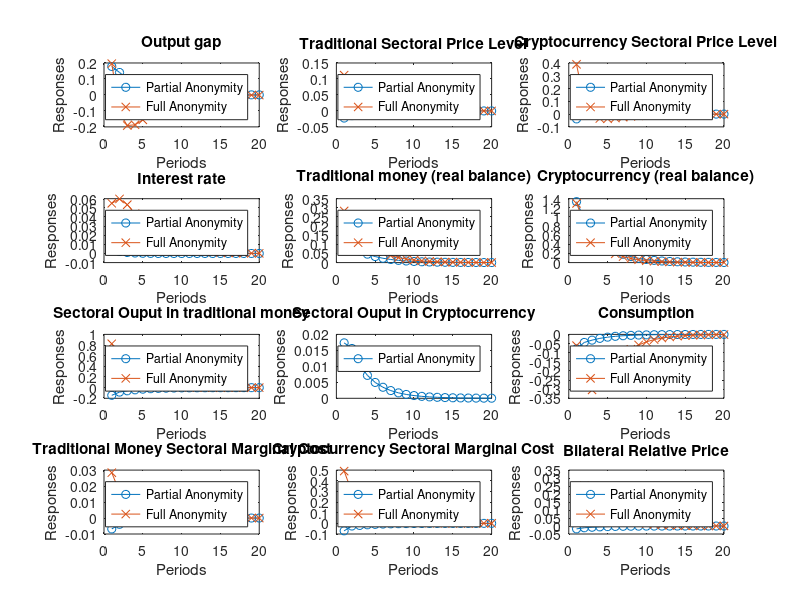

Source code (MATLAB): (Note: this script raises an error after producing the figure.)
x = 1:20;

% Data for Output gap
y_gap=[0.178169214211967,0.140619532667197,0.101046718937140,0.0733715591622669,0.0531641922180688,0.0384706337691588,0.0277948341618949,0.0200530710922052,0.0144499434765465,0.0104019725357547,0.00748203883850349,0.00537845712659383,0.00386450834501988,0.00277575900848355,0.00199324554597580,0.00143107436188529,0.00102732748638173,0.000737424755676037,0.000529298538070248,0.000379897468962243]';
z_gap=[0.195891529925213,-0.112721116692010,-0.191629850723005,-0.186745258705949,-0.155860717385688,-0.121250010600218,-0.0907240463683379,-0.0662641211462128,-0.0476256727665943,-0.0338462820168230,-0.0238588444615414,-0.0167181592158620,-0.0116624995758956,-0.00810856866508767,-0.00562350732096453,-0.00389271367249136,-0.00269082344225493,-0.00185806594206165,-0.00128202955825232,-0.000884066425355254]';

% Data for Traditional sectoral Price level
y_inflation_m=[-0.0223600743916441,-0.0147535626568528,-0.0103503023034112,-0.00722683027688946,-0.00506865084526935,-0.00356903944269209,-0.00252287701580516,-0.00178948555691931,-0.00127293970086763,-0.000907595018709020,-0.000648276365817539,-0.000463685997855064,-0.000331994169033844,-0.000237880795633198,-0.000170537106935525,-0.000122303927278852,-8.77351771705813e-05,-6.29481458550227e-05,-4.51692160550618e-05,-3.24141752189517e-05]';
z_inflation_m=[0.112065392955780,0.0717141759700039,0.0429406855755059,0.0248120566458084,0.0140644129346902,0.00790292824207314,0.00443611824156726,0.00250320172966280,0.00142761381681300,0.000826677863320576,0.000487777797007339,0.000293940533072503,0.000181051349417925,0.000113913375829113,7.30785906524592e-05,4.76789871422042e-05,3.15446051426680e-05,2.11030382642519e-05,1.42387720968940e-05,9.66872360338288e-06]';

% Data for Cryptocurrency sectoral price level
y_inflation_c=[-0.0376100209182138,-0.00776094080025950,-0.00765039652170207,-0.00548166138655271,-0.00394918237562653,-0.00280749497600099,-0.00198764887625133,-0.00140572658459667,-0.000995007981156026,-0.000705507249987914,-0.000501253700475767,-0.000356845764020467,-0.000254495924278850,-0.000181776742641813,-0.000129995581131835,-9.30544344652156e-05,-6.66600042176290e-05,-4.77785233269781e-05,-3.42590589388233e-05,-2.45722185639083e-05]';
z_inflation_c=[0.389392965812215,0.0908808467366195,-0.00778389399984191,-0.0344664231510099,-0.0363910081247083,-0.0308662253321669,-0.0240564125932854,-0.0179742014193674,-0.0131070835787975,-0.00941110029876978,-0.00668622221460067,-0.00471435102628375,-0.00330532850009935,-0.00230756209956424,-0.00160572990323170,-0.00111454823788444,-0.000772117287070631,-0.000534096814591545,-0.000369028713852083,-0.000254754249041757]';

% Data for Bilateral Relative Price
y_s=[-0.0178949329017162,-0.0110468675071560,-0.00775481079814393,-0.00535873607223259,-0.00372176458663052,-0.00259630765161851,-0.00182032760557622,-0.00128237611196944,-0.000907219117309169,-0.000644082633689178,-0.000458567827220324,-0.000327209362148012,-0.000233870934865995,-0.000167365882618240,-0.000119880940423794,-8.59237695141691e-05,-6.16130417532661e-05,-4.41943727559202e-05,-3.17068071559636e-05,-2.27508938288769e-05]';
z_s=[0.245916982758296,0.250652756359264,0.197612261694194,0.142698150813235,0.0993599090085488,0.0681374106876344,0.0464683886706460,0.0316582103723602,0.0215886128806592,0.0147460281832764,0.0100896255107098,0.00691428237881486,0.00474432711752409,0.00325865762802816,0.00223992856597424,0.00154054468502971,0.00105996380040176,0.000729512167630970,0.000502181068470684,0.000345737461136361]';

% Data for Crypytocurrency real balance
y_cc=[1.33523000505501,0.958677794113404,0.688187349039887,0.493982074178035,0.354561965298068,0.254482202261478,0.182646840274686,0.131087122650360,0.0940813412310537,0.0675218355853847,0.0484599932927771,0.0347793560071836,0.0249608426264836,0.0179141718214719,0.0128568379479569,0.00922723599657815,0.00662230454617790,0.00475276942696606,0.00341102118684828,0.00244806054849736]';
z_cc=[1.29634521548609,0.882736831509076,0.601939947265309,0.411059130593455,0.281096268439103,0.192463996592185,0.131922692994125,0.0905095544531209,0.0621450734636201,0.0426967772569804,0.0293498629571613,0.0201833924359350,0.0138842214035592,0.00955338493428942,0.00657470907627187,0.00452542708112384,0.00311523535211347,0.00214465956725425,0.00147656579157652,0.00101663979560361]';

% Data for Interest rate
y_interest_rate=[0.00385126637866141,0.00209289193313343,0.00104343738807068,0.000485430383097433,0.000199392666763080,6.11536850569303e-05,-2.29435155339400e-07,-2.34650025544711e-05,-2.89314822712798e-05,-2.69337279307081e-05,-2.24270238490292e-05,-1.76242877132055e-05,-1.33900880367434e-05,-9.96257089307070e-06,-7.31415915934220e-06,-5.32372873932109e-06,-3.85346508879057e-06,-2.77933260523133e-06,-2.00012091597302e-06,-1.43739004902167e-06]';
z_interest_rate=[0.0549464920660425,0.0597539739959142,0.0534242645199732,0.0435632388143194,0.0336891601064225,0.0251872628014036,0.0184047216656826,0.0132339544545382,0.00940639489307304,0.00662961397718332,0.00464358528168791,0.00323760152619824,0.00224966229694624,0.00155926778272862,0.00107875003647656,0.000745301501913961,0.000514415296469176,0.000354801146587064,0.000244586827640360,0.000168547552126407]';

% Data for Traditional money (real balance)
y_traditional_balance=[0.123995862370902,0.0894018052119681,0.0642540679006300,0.0461241632280584,0.0330873040296605,0.0237284890827505,0.0170156614692799,0.0122024739581374,0.00875165711948269,0.00627745065856775,0.00450324512662281,0.00323081157706682,0.00231811190049689,0.00166336198384830,0.00119360959755268,0.000856555482797819,0.000614698131489521,0.000441141545582934,0.000316592773117406,0.000227210800079657]';
z_traditional_balance=[0.282930655198392,0.203899349678835,0.147622801301984,0.106606652268701,0.0765608552630277,0.0546333494189608,0.0387456800983597,0.0273262852141609,0.0191809102645574,0.0134099775434257,0.00934474322752763,0.00649468676823986,0.00450433315515407,0.00311871307368768,0.00215650002017315,0.00148963267098428,0.00102817210784605,0.000709234020475413,0.000489005110024332,0.000337043828281247]';

% Data for Output in traditional money sector
y_so_m=[-0.143705532895174,-0.0838250524365889,-0.0594026051582435,-0.0410575457840612,-0.0285360859435480,-0.0199130794507247,-0.0139634031524588,-0.00983708740245981,-0.00695898428630672,-0.00494021046575948,-0.00351701439916762,-0.00250936840897033,-0.00179344031695657,-0.00128337700641844,-0.000919218476547418,-0.000658820900744612,-0.000472406267098945,-0.000338845534936136,-0.000243097962530848,-0.000174430723725952]';
z_so_m=[0.823850892873408,0.619368518405102,0.407111249191000,0.252250460531319,0.152109394542588,0.0908153879558651,0.0542613686601886,0.0326768988841458,0.0199269520336205,0.0123389251927257,0.00776645911755016,0.00496786096844896,0.00322538529203907,0.00212160036839420,0.00141093871528291,0.000946699829497310,0.000639663666547882,0.000434528497342523,0.000296367630273772,0.000202734766111391]';

y_so_c=[0.0173488632202717,0.0155967551278140,0.0103906920250512,0.00717107886603154,0.00495979533612631,0.00345368941384162,0.00241954529772698,0.00170429760526499,0.00120598776947571,0.000856533237443058,0.000610096045815248,0.000435515850361747,0.000311398096837360,0.000222915937145698,0.000159709987266719,0.000114493024882901,8.21111086804436e-05,5.89038198671414e-05,4.22633018728207e-05,3.03273207339378e-05]';

% Data for Consumption
y_consumption=[-0.0792837744489945,-0.0440563294108279,-0.0314852862849257,-0.0217660959240242,-0.0151377334316783,-0.0105663719048982,-0.00741022377238454,-0.00522053339936991,-0.00369299546399376,-0.00262151298447847,-0.00186617022117448,-0.00133141470523750,-0.000951504951439005,-0.000680859828992788,-0.000487647091021765,-0.000349495330493609,-0.000250599316787191,-0.000179745793014826,-0.000128953456769381,-9.25275059419963e-05]';
z_consumption=[-0.0614502450564572,-0.282981404488247,-0.304292892908099,-0.261462882396326,-0.205586277888188,-0.154479290519619,-0.113024830554137,-0.0812926584563510,-0.0577920543367526,-0.0407467762670694,-0.0285561927210051,-0.0199235555952846,-0.0138541923310477,-0.00960956709250719,-0.00665280412222436,-0.00459926103660964,-0.00317620601489845,-0.00219171530612897,-0.00151148421622069,-0.00104192009397951]';

% Data for Marginal Cost in Traditional Money Sector
y_mcm=[-0.00683245831692099,-0.00393784969985733,-0.00279636757318638,-0.00193289103235293,-0.00134363092079277,-0.000937681352986682,-0.000657539442767911,-0.000463232883293957,-0.000327698847804295,-0.000232631160914678,-0.000165610984839189,-0.000118160488360943,-8.44478282113844e-05,-6.04297168121922e-05,-4.32823504976387e-05,-3.10210277499990e-05,-2.22434411238170e-05,-1.59546117635826e-05,-1.14462820197682e-05,-8.21306269148883e-06]';
z_mcm=[0.0284036341334240,0.0162942802977510,0.00819971801890467,0.00353933307358344,0.00112347866109757,2.09453250838418e-06,-0.000435173487337176,-0.000540533783158613,-0.000502610831228321,-0.000415642607155422,-0.000322839044535993,-0.000241385845360208,-0.000176055739205386,-0.000126255296760272,-8.94799277659964e-05,-6.28882232280666e-05,-4.39355384596318e-05,-3.05632227446680e-05,-2.11955892966952e-05,-1.46668104068170e-05]';

% Data for Marginal Cost in Cryptocurrency Sector
y_mcc=[-0.0700606584978618,-0.0249624771433387,-0.0196157005581257,-0.0135903085637378,-0.00951677238071338,-0.00666260727346024,-0.00467853030201286,-0.00329672546260775,-0.00233122696476037,-0.00165378630784420,-0.00117643216144903,-0.000838745574502300,-0.000599052402398409,-0.000428441962586701,-0.000306735395039462,-0.000219767083929117,-0.000157542288076080,-0.000112979251709183,-8.10431960334280e-05,-5.81452190445764e-05]';
z_mcc=[0.490631731375154,0.293479968914629,0.179989715157194,0.112514492787916,0.0714230658999115,0.0459293275968015,0.0298691746861841,0.0196174022653111,0.0129959608166851,0.00867391721205052,0.00582609377107323,0.00393406973495362,0.00266807198355150,0.00181585395529218,0.00123931158264002,0.000847686204762545,0.000580805024149211,0.000398468024928098,0.000273644908381799,0.000188063614073202]';

figure;

subplot(4,3,1);
plot(x, y_gap, '-o', x, z_gap, '-x');
title('Output gap');
xlabel('Periods');
ylabel('Responses');
legend('Partial Anonymity', 'Full Anonymity');

subplot(4,3,2);
plot(x, y_inflation_m, '-o', x, z_inflation_m, '-x');
title('Traditional Sectoral Price Level');
xlabel('Periods');
ylabel('Responses');
legend('Partial Anonymity', 'Full Anonymity');

subplot(4,3,3);
plot(x, y_inflation_c, '-o', x, z_inflation_c, '-x');
title('Cryptocurrency Sectoral Price Level');
xlabel('Periods');
ylabel('Responses');
legend('Partial Anonymity', 'Full Anonymity');

subplot(4,3,4);
plot(x, y_interest_rate, '-o', x, z_interest_rate, '-x');
title('Interest rate');
xlabel('Periods');
ylabel('Responses');
legend('Partial Anonymity', 'Full Anonymity');

subplot(4,3,5);
plot(x, y_traditional_balance, '-o', x, z_traditional_balance, '-x');
title('Traditional money (real balance)');
xlabel('Periods');
ylabel('Responses');
legend('Partial Anonymity', 'Full Anonymity');

subplot(4,3,6);
plot(x, y_cc, '-o', x, z_cc, '-x');
title('Cryptocurrency (real balance)');
xlabel('Periods');
ylabel('Responses');
legend('Partial Anonymity', 'Full Anonymity');

subplot(4,3,7);
plot(x, y_so_m, '-o', x, z_so_m, '-x');
title('Sectoral Ouput in traditional money');
xlabel('Periods');
ylabel('Responses');
legend('Partial Anonymity', 'Full Anonymity');

subplot(4,3,8);
plot(x, y_so_c, '-o');
title('Sectoral Ouput in Cryptocurrency');
xlabel('Periods');
ylabel('Responses');
legend('Partial Anonymity', 'Full Anonymity');

subplot(4,3,9);
plot(x, y_consumption, '-o', x, z_consumption, '-x');
title('Consumption');
xlabel('Periods');
ylabel('Responses');
legend('Partial Anonymity', 'Full Anonymity');

subplot(4,3,10);
plot(x, y_mcm, '-o', x, z_mcm, '-x');
title('Traditional Money Sectoral Marginal Cost');
xlabel('Periods');
ylabel('Responses');
legend('Partial Anonymity', 'Full Anonymity');

subplot(4,3,11);
plot(x, y_mcc, '-o', x, z_mcc, '-x');
title('Cryptocurrency Sectoral Marginal Cost');
xlabel('Periods');
ylabel('Responses');
legend('Partial Anonymity', 'Full Anonymity');

subplot(4,3,12);
plot(x, y_s, '-o', x, z_s, '-x');
title('Bilateral Relative Price');
xlabel('Periods');
ylabel('Responses');
legend('Partial Anonymity', 'Full Anonymity');
% Adjust layout
sgtitle('Impulse Responses for Cryptocurrency Demand Shock');
